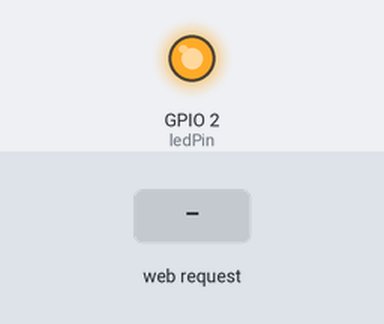
The sketch below on a simulated ESP8266 (NodeMCU). On the bench: output pins drawn as LEDs (lit = HIGH). The inputs (shaded band) are chosen by the test bench. WiFi joins after 1.5 s; servers stay silent unless stated; what the sketch prints to the serial monitor is not drawn.

Above: at 3.2 s.
3.3 s: HTTP request GET /led?state=1 received
At 3.7 s:
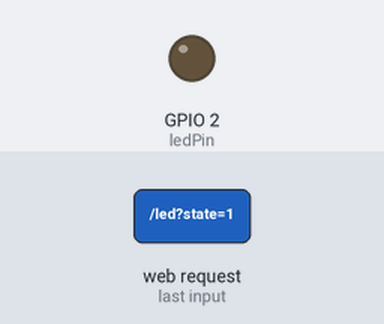
4.8 s: HTTP request GET /led received
At 6.1 s:
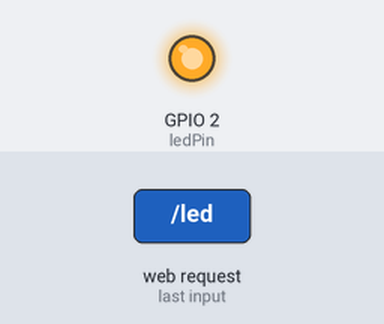
Timing chart, 0 to 7.8 s (numbered marks = the images above; inputs shaded):
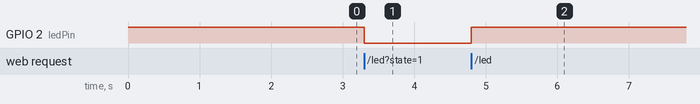

Measured:
- after the input at 3.3 s, GPIO 2 (ledPin): HIGH → LOW at once
- after the input at 4.8 s, GPIO 2 (ledPin): LOW → HIGH at once

The sketch:

Web_tongle_control.ino
```cpp
/*esp8266 виступає у ролі веб сервера через який можна керувати на даний момент
можна керувати:
-світлодіодом
*/

#include <ESP8266WiFi.h>
#include <WiFiClient.h>
#include <ESP8266WebServer.h>

// Задайте ім'я та пароль вашої Wi-Fi мережі
const char* ssid = "gnojevik";
const char* password = "19377391";

// Ініціалізуйте об'єкт ESP8266WebServer
ESP8266WebServer server(80);

// Пін для керування світлодіодом
const int ledPin = 2;
bool ledState = false;

// HTML сторінка
const char* html = R"html(
<!DOCTYPE html>
<html>
<head>
  <meta name="viewport" content="width=device-width, initial-scale=1.0">
  <meta charset="UTF-8">
  <style>
    body {
      font-family: Arial, sans-serif;
      margin: 0;
      padding: 20px;
    }

    .toggle {
      position: relative;
      display: inline-block;
      width: 60px;
      height: 34px;
    }

    .toggle input {
      display: none;
    }

    .slider {
      position: absolute;
      cursor: pointer;
      top: 0;
      left: 0;
      right: 0;
      bottom: 0;
      background-color: #ccc;
      transition: .4s;
    }

    .slider:before {
      position: absolute;
      content: "";
      height: 26px;
      width: 26px;
      left: 4px;
      bottom: 4px;
      background-color: white;
      transition: .4s;
    }

    input:checked + .slider {
      background-color: #4CAF50;
    }

    input:checked + .slider:before {
      transform: translateX(26px);
    }

    .text {
      display: inline-block;
      vertical-align: middle;
      margin-left: 10px;
    }
  </style>
</head>
<body>
  <h1>Керування світлодіодом</h1>
  <label class="toggle">
    <input type="checkbox" id="ledToggle" onclick="toggleLed(this.checked)">
    <span class="slider"></span>
  </label>
  <span class="text" id="ledStatus">Вимкнути</span>

  <script>
    function toggleLed(state) {
      var xhttp = new XMLHttpRequest();
      xhttp.onreadystatechange = function() {
        if (this.readyState == 4 && this.status == 200) {
          // Оновити статус світлодіода
          document.getElementById("ledStatus").textContent = (this.responseText === "true") ? "Увімкнуто" : "Вимкнуто";
        }
      };
      xhttp.open("GET", "/led?state=" + (state ? "1" : "0"), true);
      xhttp.send();
    }
  </script>
</body>
</html>

)html";

// Функція обробки запиту на кореневу сторінку
void handleRoot() {
  server.send(200, "text/html", html);
}

// Функція обробки запиту на керування світлодіодом
void handleLed() {
  if (server.arg("state") == "1") {
    digitalWrite(ledPin, LOW);  // Увімкнути світлодіод
    ledState = true;
  } else {
    digitalWrite(ledPin, HIGH);   // Вимкнути світлодіод
    ledState = false;
  }

  server.send(200, "text/plain", String(ledState));
}

void setup() {
  pinMode(ledPin, OUTPUT);
  digitalWrite(ledPin, HIGH);     // Вимкнути світлодіод за замовчуванням

  // Підключення до Wi-Fi мережі
  WiFi.begin(ssid, password);
  while (WiFi.status() != WL_CONNECTED) {
    delay(1000);
    Serial.println("Connecting to WiFi...");
  }
  Serial.println("Connected to WiFi");

  server.on("/", handleRoot);    // Обробник запиту на кореневу сторінку
  server.on("/led", handleLed);  // Обробник запиту на керування світлодіодом

  server.begin();
  Serial.println("HTTP server started");
}

void loop() {
  server.handleClient();
}
```
